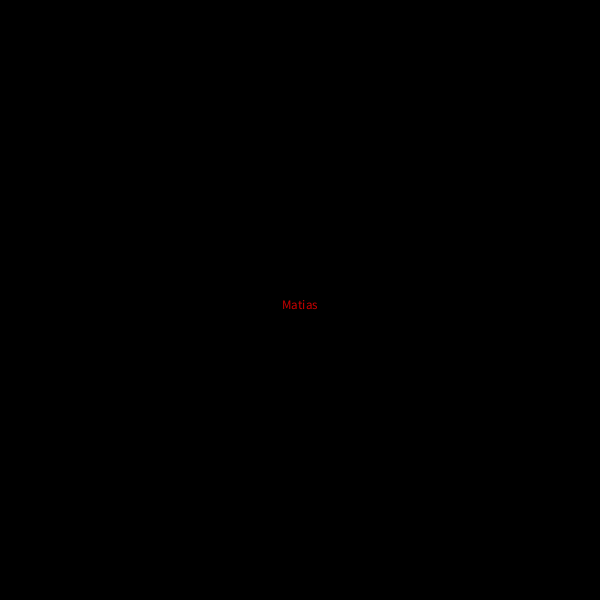
Frame 1 (no input)
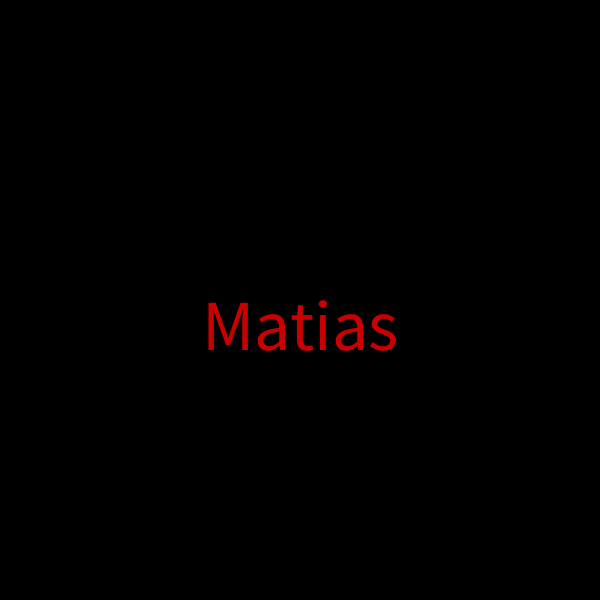
Frame 60 (the mouse pressed at the canvas centre just before this capture)
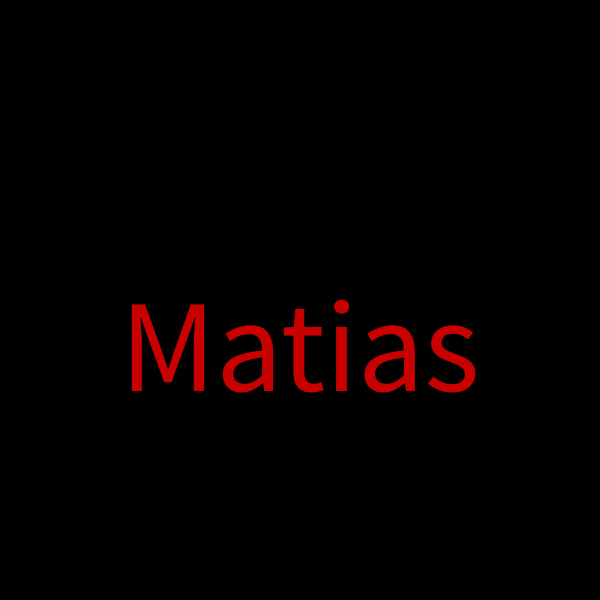
Frame 120 (the mouse held since frame 60 and released just before this capture)

The Processing sketch that drew these frames (run headless with seeded random() and noise(); from frame 60 on, the mouse is pressed at the canvas centre):

// Processing sketch: sketch_240521c
// ── sketch_240521c.pde
/*

  - animacion de parametros con variables
  - - animación de color y el zoom in?
  - - Position, escala y color
  - - Animacion de color sobre canal alpha (cuarto parámetro de color)
  - - Limite de una animación = condicionales (if)
  
  
  
  = asignacion
  == igualacion (pregunta racional)
  
  */

// 1. declaro mis variables
String miNombre;
int tam;
float x, y;  //declaro dos variables en la misma linea con ','
color relleno;
int alpha;

void setup(){
  size( 600, 600 );
  
  // 2. le aisgno valores a mis variables
  miNombre = "Matias";
  tam = 12;
  x = width / 2;
  y = height / 2;
  relleno = color(200, 0, 0);
  alpha = 255;

}

void draw(){
  background(0);
  
  // actualizo mis variables como metodo de animacion
  if( tam < 180 ){  //limito la animacion, true or false
    //tam = tam + 1;
    tam += 1;
    println(tam);
  }else{  // cuando NO se cumpla la condicion (cuando llega al tam maximo el texto)
    // cuando tam == 180
    relleno = color(0, 200, 0);  // cambio color a verde
  }
  // empiezo a animar el eje Y cuando alcance el tamaño
  if( tam >= 180 ){
    // tres maneras diferentes de escribir la misma operacion matematica
    y = y - 1;
    y -= 1;
    y--;  //a la variable y le resto 1 pixel
    //
    // ademas voy a hacer que se vaya por fadeout de color
    relleno = color(0, 200, 0, alpha);
    alpha = alpha - 2;
  }

  // 3. uso mis variables = dibujo
  fill( relleno );
  textSize( tam );
  textAlign( CENTER, TOP );
  text( miNombre, x, y );
}

void keyPressed(){
  // actualizo variables solo al presionar el teclado
  if( key == 'x')
    x = random(width);

  println(key);
}
